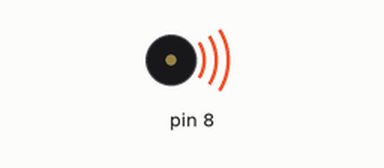
Recording of a sketch running on a simulated Arduino Uno, built with avr-gcc and run on an emulated ATmega328P. Parts: buzzer (waves = sounding).

Above: at 0.1 s.
At 3.8 s:
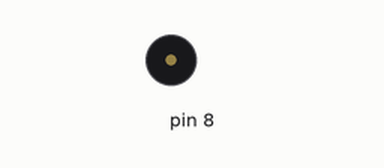
Timing chart, 0 to 5.3 s (numbered marks = the images above):
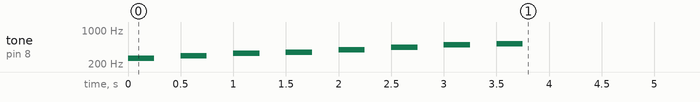

The sketch:

04_tone.ino
```cpp
int notes[]={262,294,330,349,392,440,494,523};

void setup(){
  for(int i=0;i<8;i++){
    tone(8,notes[i],250);
    delay(500);
    noTone(10);
  }
}

void loop(){
}
```
